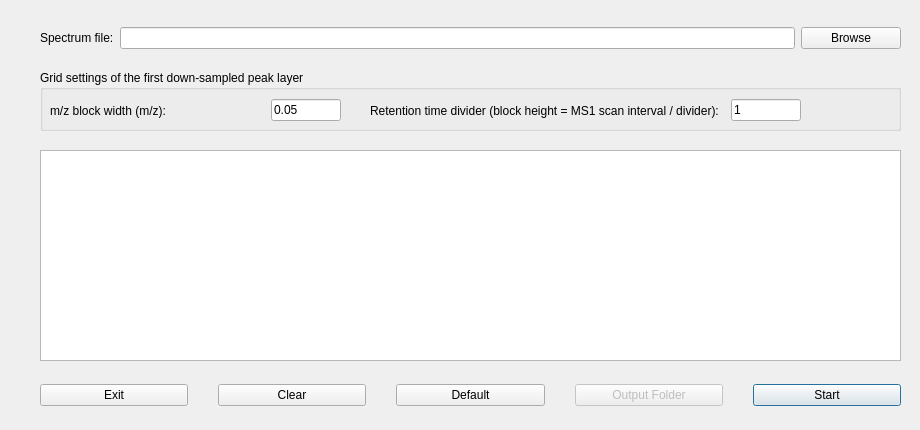
<?xml version="1.0" encoding="UTF-8"?>
<ui version="4.0">
 <class>TopConverterDialog</class>
 <widget class="QMainWindow" name="TopConverterDialog">
  <property name="geometry">
   <rect>
    <x>0</x>
    <y>0</y>
    <width>920</width>
    <height>430</height>
   </rect>
  </property>
  <property name="minimumSize">
   <size>
    <width>920</width>
    <height>430</height>
   </size>
  </property>
  <property name="maximumSize">
   <size>
    <width>920</width>
    <height>430</height>
   </size>
  </property>
  <property name="windowTitle">
   <string>TopConverter</string>
  </property>
  <property name="windowIcon">
   <iconset resource="icon.qrc">
    <normaloff>:/icon/toppic.ico</normaloff>:/icon/toppic.ico</iconset>
  </property>
  <widget class="QWidget" name="centralWidget">
   <widget class="QWidget" name="horizontalLayoutWidget">
    <property name="geometry">
     <rect>
      <x>40</x>
      <y>20</y>
      <width>861</width>
      <height>36</height>
     </rect>
    </property>
    <layout class="QHBoxLayout" name="horizontalLayout">
     <item>
      <widget class="QLabel" name="label">
       <property name="text">
        <string>Spectrum file:</string>
       </property>
      </widget>
     </item>
     <item>
      <widget class="QLineEdit" name="spectrumFileEdit"/>
     </item>
     <item>
      <widget class="QPushButton" name="browseButton">
       <property name="minimumSize">
        <size>
         <width>100</width>
         <height>0</height>
        </size>
       </property>
       <property name="maximumSize">
        <size>
         <width>100</width>
         <height>16777215</height>
        </size>
       </property>
       <property name="text">
        <string>Browse</string>
       </property>
      </widget>
     </item>
    </layout>
   </widget>
   <widget class="QGroupBox" name="groupBox">
    <property name="geometry">
     <rect>
      <x>40</x>
      <y>70</y>
      <width>861</width>
      <height>61</height>
     </rect>
    </property>
    <property name="title">
     <string>Grid settings of the first down-sampled peak layer</string>
    </property>
    <widget class="QWidget" name="horizontalLayoutWidget_2">
     <property name="geometry">
      <rect>
       <x>10</x>
       <y>25</y>
       <width>291</width>
       <height>31</height>
      </rect>
     </property>
     <layout class="QHBoxLayout" name="horizontalLayout_2">
      <item>
       <widget class="QLabel" name="label_2">
        <property name="text">
         <string>m/z block width (m/z):</string>
        </property>
       </widget>
      </item>
      <item>
       <widget class="QLineEdit" name="mzSizeEdit">
        <property name="maximumSize">
         <size>
          <width>70</width>
          <height>16777215</height>
         </size>
        </property>
        <property name="text">
         <string>0.05</string>
        </property>
       </widget>
      </item>
     </layout>
    </widget>
    <widget class="QWidget" name="horizontalLayoutWidget_3">
     <property name="geometry">
      <rect>
       <x>330</x>
       <y>25</y>
       <width>431</width>
       <height>31</height>
      </rect>
     </property>
     <layout class="QHBoxLayout" name="horizontalLayout_3">
      <item>
       <widget class="QLabel" name="label_3">
        <property name="toolTip">
         <string>The retention time height of a block is the average MS1 scan interval divided by this value.</string>
        </property>
        <property name="text">
         <string>Retention time divider (block height = MS1 scan interval / divider):</string>
        </property>
       </widget>
      </item>
      <item>
       <widget class="QLineEdit" name="rtDividerEdit">
        <property name="maximumSize">
         <size>
          <width>70</width>
          <height>16777215</height>
         </size>
        </property>
        <property name="text">
         <string>1</string>
        </property>
       </widget>
      </item>
     </layout>
    </widget>
   </widget>
   <widget class="QTextBrowser" name="outputTextBrowser">
    <property name="geometry">
     <rect>
      <x>40</x>
      <y>150</y>
      <width>861</width>
      <height>211</height>
     </rect>
    </property>
   </widget>
   <widget class="QWidget" name="horizontalLayoutWidget_7">
    <property name="geometry">
     <rect>
      <x>40</x>
      <y>375</y>
      <width>861</width>
      <height>41</height>
     </rect>
    </property>
    <layout class="QHBoxLayout" name="horizontalLayout_7">
     <property name="spacing">
      <number>30</number>
     </property>
     <item>
      <widget class="QPushButton" name="exitButton">
       <property name="text">
        <string>Exit</string>
       </property>
      </widget>
     </item>
     <item>
      <widget class="QPushButton" name="clearButton">
       <property name="text">
        <string>Clear</string>
       </property>
      </widget>
     </item>
     <item>
      <widget class="QPushButton" name="defaultButton">
       <property name="text">
        <string>Default</string>
       </property>
      </widget>
     </item>
     <item>
      <widget class="QPushButton" name="outputButton">
       <property name="enabled">
        <bool>false</bool>
       </property>
       <property name="text">
        <string>Output Folder</string>
       </property>
      </widget>
     </item>
     <item>
      <widget class="QPushButton" name="startButton">
       <property name="text">
        <string>Start</string>
       </property>
       <property name="autoDefault">
        <bool>true</bool>
       </property>
       <property name="default">
        <bool>true</bool>
       </property>
      </widget>
     </item>
    </layout>
   </widget>
  </widget>
 </widget>
 <resources>
  <include location="icon.qrc"/>
 </resources>
 <connections/>
</ui>
